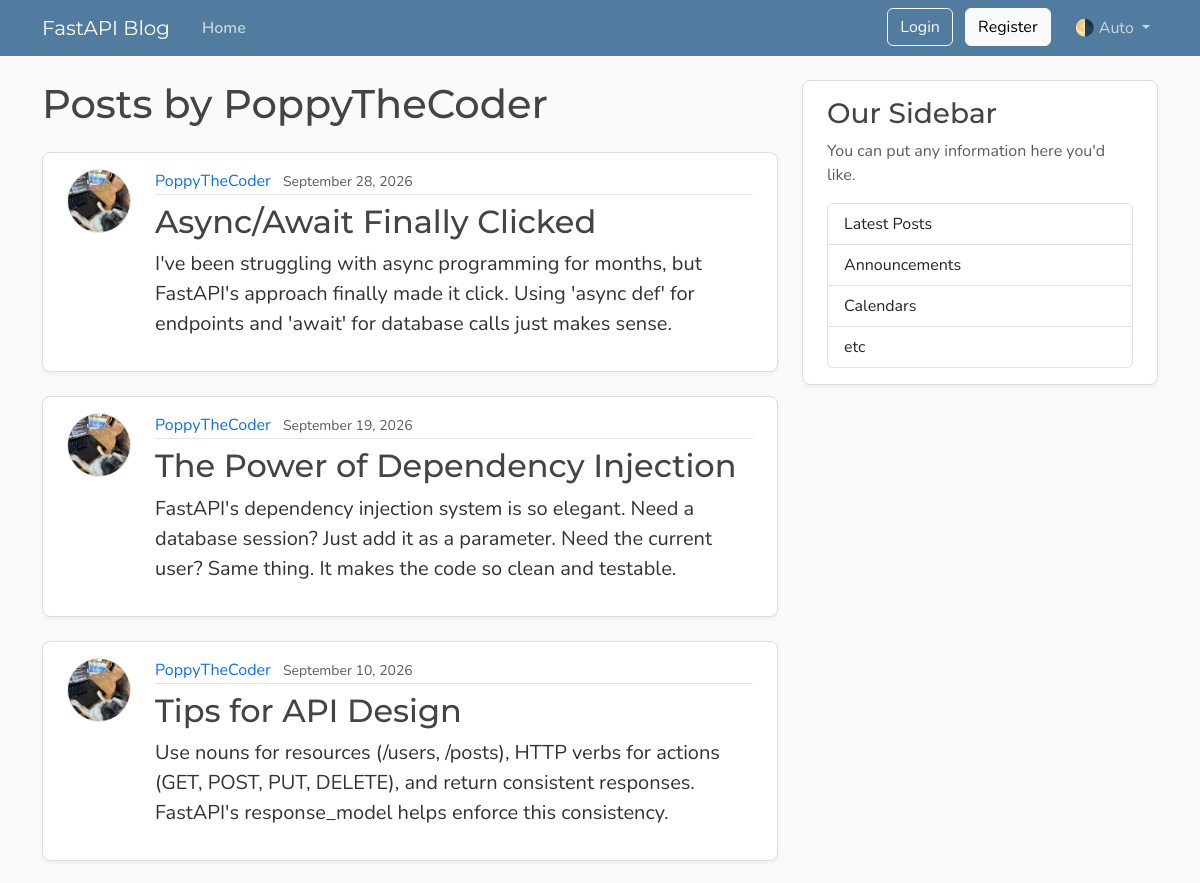
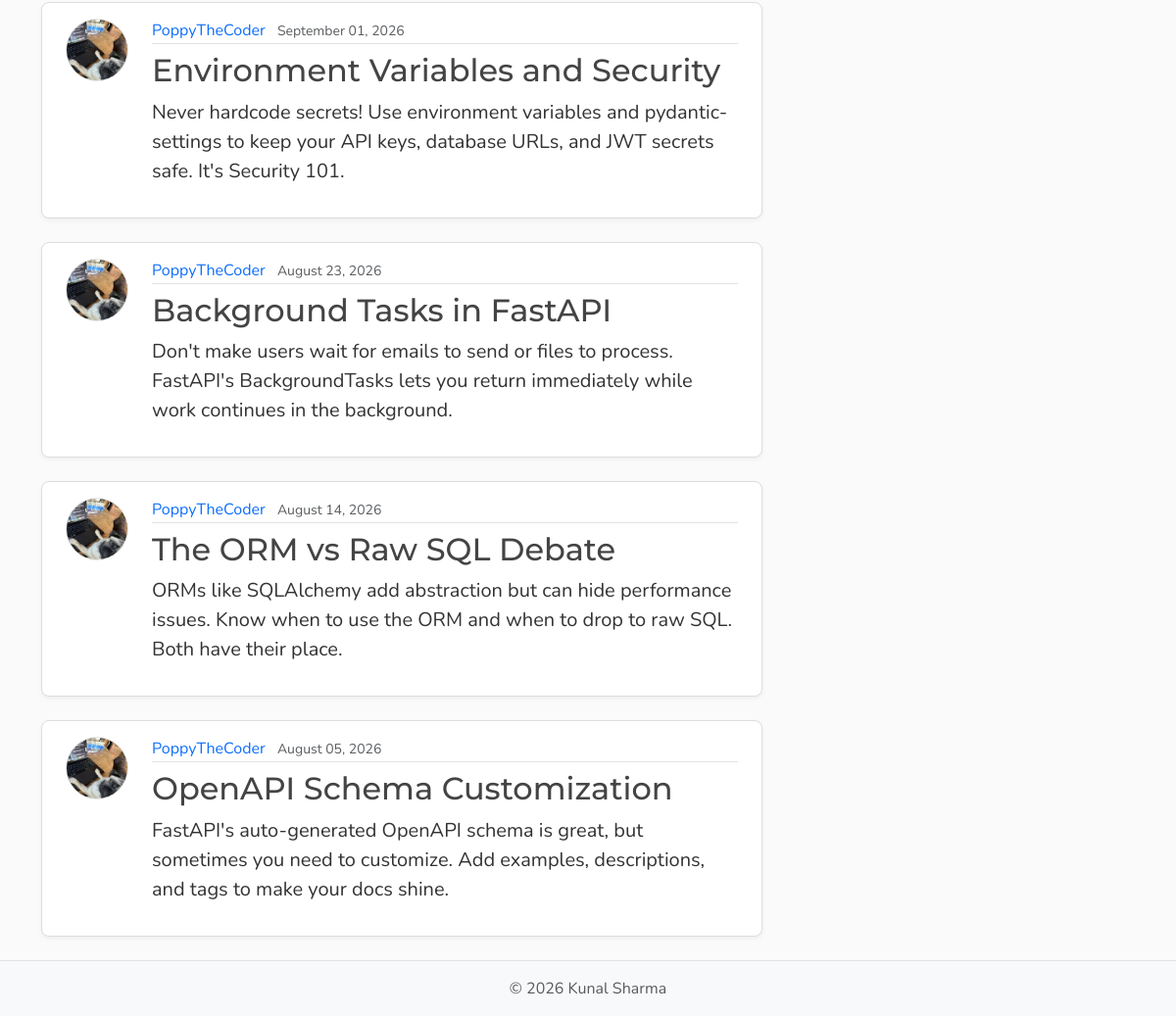
The page /users/5/posts on the database its author committed (2 pictures, top to bottom).
### model.py (models this page shows, shortened)
class User(Base):
    __tablename__ = "users"
    id : Mapped[int] = mapped_column(Integer , primary_key=True , index=True)
    username : Mapped[str] = mapped_column(String(50) , unique=True ,nullable=False)
    email : Mapped[str] = mapped_column(String , unique=True , nullable=False)
    password_hash: Mapped[str] = mapped_column(String(200), nullable=False)
    image_file: Mapped[str | None]= mapped_column(
        String(200),
        nullable=True,
        default=None,
    )
    posts:Mapped[list[Post]] =  relationship(
                                back_populates="author",
                                cascade="all ,delete-orphan"
                                )

class Post(Base):
    __tablename__ = "posts"
    id: Mapped[int] = mapped_column(Integer, primary_key=True , index = True)
    title : Mapped[str] = mapped_column(String , nullable=False)
    content: Mapped[str] = mapped_column(TEXT , nullable=False)
    user_id: Mapped[int] = mapped_column(
        ForeignKey("users.id"),
        index=True,
        nullable=False )
    date_posted : Mapped[datetime] = mapped_column(
    DATETIME(timezone = True),
    default= lambda :datetime.now(UTC),
    )
    author : Mapped[User] = relationship(back_populates="posts")

### main.py (the view)
@app.get("/users/{user_id}/posts", name="user_posts")
async def user_post_page(request: Request, user_id: int, db: Annotated[AsyncSession, Depends(get_db)]):
    result = await db.execute(select(model.User).where(model.User.id == user_id))
    user = result.scalars().first()
    if not user:
        raise HTTPException(
            status_code=status.HTTP_404_NOT_FOUND,
            detail="User not found",
        )
    count_result = await db.execute(
        select(func.count())
        .select_from(model.Post)
        .where(model.Post.user_id == user_id)
    )
    total = count_result.scalar() or 0
    result = await db.execute(
        select(model.Post)
        .options(selectinload(model.Post.author))
        .where(model.Post.user_id == user_id)
        .order_by(model.Post.date_posted.desc())
        .limit(settings.posts_per_page)
    )
    posts = result.scalars().all()
    has_more = len(posts) < total
    return templates.TemplateResponse(
        request,
        "user_post.html",
        {
            "posts": posts,
            "user": user,
            "title": f"{user.username}'s posts",
            "limit": settings.posts_per_page,
            "has_more": has_more,
        },
    )

### templates/user_post.html (shortened to what this page needs)
{% extends "layout.html" %}
{% block content %}
    <h1 class="mb-4">Posts by {{ user.username }}</h1>
    <div id="postsContainer">
        {% for post in posts %}
            <article class="content-section py-3 px-4 mb-4">
                <div class="d-flex align-items-start gap-4">
                    <img class="rounded-circle article-img flex-shrink-0"
                         src="{{ post.author.image_path }}"
                         alt="{{ post.author.username }}'s profile picture"
                         width="64"
                         height="64"
                         loading="lazy">
                    <div class="flex-grow-1">
                        <div class="article-metadata mb-2">
                            <a class="me-2"
                               href="{{ url_for('user_posts', user_id=post.author.id) }}">{{ post.author.username }}</a>
                            <small class="text-body-secondary">{{ post.date_posted.strftime("%B %d, %Y") }}</small>
                        </div>
                        <h2>
                            <a class="article-title"
                               href="{{ url_for('post_page', post_id=post.id) }}">{{ post.title }}</a>
                        </h2>
                        <p class="article-content">{{ post.content }}</p>
                    </div>
                </div>
            </article>
        {% else %}
            <p class="text-body-secondary">No posts by this user yet.</p>
        {% endfor %}
    </div>
{% endblock content %}

### static/css/main.css (style rules this page uses)
:root { --font-heading: "Montserrat", system-ui, -apple-system, BlinkMacSystemFont, sans-serif; --font-body: "Nunito", system-ui, -apple-system, BlinkMacSystemFont, sans-serif; --color-bg-body: #fafafa; --color-bg-content: #ffffff; --color-text-primary: #333333; --color-text-heading: #444444; --color-steel: #527c9f; --color-nav-link: #cbd5db; --color-nav-link-hover: #ffffff; --color-link-hover: #428bca; --color-border: #dddddd; --color-border-light: #e3e3e3; --spacing-xl: 5rem; --article-img-size: 4rem; --account-img-size: 7.813rem; }
body { font-family: var(--font-body); background: var(--color-bg-body); color: var(--color-text-primary); }
h1, h2, h3, h4, h5, h6 { font-family: var(--font-heading); color: var(--color-text-heading); }
a { text-decoration: none; }
.content-section { background: var(--color-bg-content); border: 1px solid var(--color-border); border-radius: 0.5rem; box-shadow: 0 2px 4px rgba(15, 23, 42, 0.05); transition: box-shadow 0.15s ease, transform 0.15s ease, border-color 0.15s ease; }
.article-title { color: var(--color-text-heading); transition: color 0.2s ease-in-out; }
.article-content { white-space: pre-line; font-size: 1.25rem; }
.article-img { height: var(--article-img-size); width: var(--article-img-size); flex-shrink: 0; object-fit: cover; border: 1px solid var(--color-border-light); box-shadow: 0 0 0 2px var(--color-bg-content); }
.article-metadata { padding-bottom: 0.063rem; border-bottom: 1px solid var(--color-border-light); }
.article-metadata a { transition: color 0.2s ease-in-out; }

### rows shown on the page
User: username "PoppyTheCoder"
Post: author.image_path (picture), author.username "PoppyTheCoder", date_posted "September 28, 2026", title "Async/Await Finally Clicked", content "I've been struggling with async programming for months, but FastAPI's approach finally made it click. Using 'async def' for endpoints and 'await' for database calls just makes sense."
Post: author.image_path (picture), author.username "PoppyTheCoder", date_posted "September 19, 2026", title "The Power of Dependency Injection", content "FastAPI's dependency injection system is so elegant. Need a database session? Just add it as a parameter. Need the current user? Same thing. It makes the code so clean and testable."
Post: author.image_path (picture), author.username "PoppyTheCoder", date_posted "September 10, 2026", title "Tips for API Design", content "Use nouns for resources (/users, /posts), HTTP verbs for actions (GET, POST, PUT, DELETE), and return consistent responses. FastAPI's response_model helps enforce this consistency."
Post: author.image_path (picture), author.username "PoppyTheCoder", date_posted "September 01, 2026", title "Environment Variables and Security", content "Never hardcode secrets! Use environment variables and pydantic-settings to keep your API keys, database URLs, and JWT secrets safe. It's Security 101."
Post: author.image_path (picture), author.username "PoppyTheCoder", date_posted "August 23, 2026", title "Background Tasks in FastAPI", content "Don't make users wait for emails to send or files to process. FastAPI's BackgroundTasks lets you return immediately while work continues in the background."
Post: author.image_path (picture), author.username "PoppyTheCoder", date_posted "August 14, 2026", title "The ORM vs Raw SQL Debate", content "ORMs like SQLAlchemy add abstraction but can hide performance issues. Know when to use the ORM and when to drop to raw SQL. Both have their place."
Post: author.image_path (picture), author.username "PoppyTheCoder", date_posted "August 05, 2026", title "OpenAPI Schema Customization", content "FastAPI's auto-generated OpenAPI schema is great, but sometimes you need to customize. Add examples, descriptions, and tags to make your docs shine."
